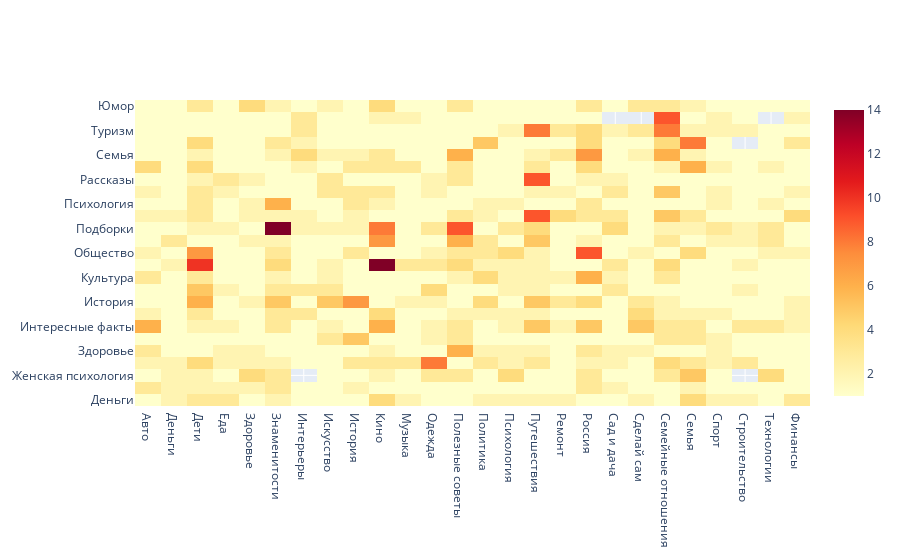

The notebook cell saved with this chart:
### Code cell
# тепловая карта взаимосвязи источника и темы карточек
fig = go.Figure(
        data=go.Heatmap(
            x=df['source_topic'],
            y=df['item_topic'],
            z=df['visits'],
            colorscale=[
                [0, 'rgb(255, 255, 204)'],
                [0.13, 'rgb(255, 237, 160)'],
                [0.25, 'rgb(254, 217, 118)'],
                [0.38, 'rgb(254, 178, 76)'],
                [0.5, 'rgb(253, 141, 60)'],
                [0.63, 'rgb(252, 78, 42)'],
                [0.75, 'rgb(227, 26, 28)'],
                [0.88, 'rgb(189, 0, 38)'],
                [1.0, 'rgb(128, 0, 38)']
            ],
            zauto=True,
            hovertemplate='Карточка: %{y}<br>Источник: %{x}<br>Посещений: %{z}',
            name = '',
        )
    )

fig.show()

### Figure 1 — Plotly figure (JSON) as saved in the notebook; plotly's stock layout.template omitted (floating-point values rounded to 4 significant figures; data arrays with more than 128 entries replaced by an {"elided": "..."} marker saying what was removed)
{"data": [{"colorscale": [[0, "rgb(255, 255, 204)"], [0.13, "rgb(255, 237, 160)"], [0.25, "rgb(254, 217, 118)"], [0.38, "rgb(254, 178, 76)"], [0.5, "rgb(253, 141, 60)"], [0.63, "rgb(252, 78, 42)"], [0.75, "rgb(227, 26, 28)"], [0.88, "rgb(189, 0, 38)"], [1, "rgb(128, 0, 38)"]], "hovertemplate": "Карточка: %{y}<br>Источник: %{x}<br>Посещений: %{z}", "name": "", "type": "heatmap", "x": {"elided": "30745 str values"}, "y": {"elided": "30745 str values"}, "z": {"elided": "30745 int values"}, "zauto": true}], "layout": {}}
